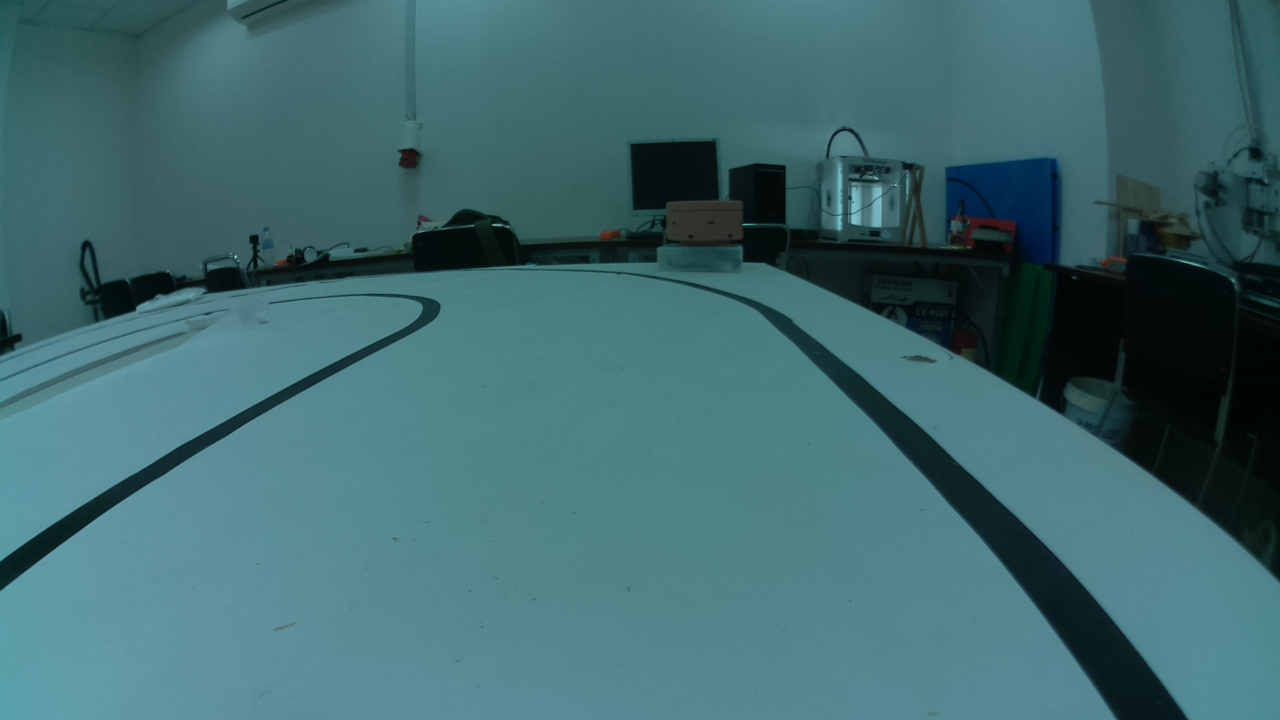
#> input picture TestingImage/Image0.jpg, 1280 x 720 px, given in place of Image81.jpg, which was not available
$ jupyter execute --allow-errors GenerateFig.ipynb
#> lines starting #> are read from the running program, lines starting #| are printed output that depends on the picture; pictures that were not available may be replaced by others from this repository, and a replacement may not be noted
### ImageFrame.py
#ImageFrame.py

import numpy as np
import pickle as pk
import math

class Frame:
    """get the coordinate to the lines based on the angle, width and hight provided
    """
    def __init__(self, width, height, angle,top_limit,buttom_limit):
#> called with width = 1280, height = 720, angle = 5, top_limit = 360, buttom_limit = 720
            self.width = width
            self.height = height
            self.angle = angle
            self.tl = top_limit
            self.bl = buttom_limit
            try:
                #if there is a file for that frame, then we don't need to calculate the frame again
                self.fline = self.deSerialize().fline
            except:
                #if file is not found (That what the exception are for), then we calculate using get_frame_coordinate method for the angle
                print('Calculating Frame ...')
                self.fline = {}
                i = 1
                while angle*i < 50: #maximum value of angle
                    tempRight,tempLeft = self.get_frame_coordinate(width=self.width,h=self.height,theta=angle*i,tl=top_limit,bl=buttom_limit)
                    self.fline[str(2*i-1)] = tempRight #saving the temp right to 1,3,5,7 ...
                    self.fline[str(2*i)] = tempLeft    #saving the temp left to  2,4,6,8 ...
                    i = i+1
#> further down, img is the input picture: shape (720, 1280, 3); mean R, G, B 64.2, 106.2, 111.3
                self.serialize()
                print('Done!')

    def get_frame_coordinate(self,width,h,theta,tl,bl):
        h=bl
        height = int(h-tl)
        print('angle = '+str(theta)+', width='+str(width)+', start h='+str(bl)+', end h='+str(height))
        tan = math.tan(math.radians(theta))         #calcuate the tan value of that angle
        lr = np.zeros([int(width/2),2])
        lr[0]=[int(width/2)-1,h-1]  #init the first point of the right line ex (640/2) and (720-1)
        ll = np.zeros([int(width/2),2])
        ll[0] =[int(width/2)-1,h-1]   #init the first point of the left line ex same as above

        for iter in range(1,int(width/2)):      #looping the horizontal axis starting from 1
            for jter in range(1,height):        #looping the vertical axis starting from 1
                test = np.abs([tan-jter/iter])  #calculte the error between tangen and the actual value
                if test[0]<0.01:                #if the error is small push that values of right line and left line
                    lr[iter] = [int(width/2+iter-1),int(h-jter+1-1)]
                    ll[iter] = [int(width/2-iter-1),int(h-jter+1-1)]
                    break
                elif jter==height-1:                           #else the last value will be used
                    if lr[iter-1][1] > h-tl+2:
                        lr[iter] = [int(width/2+iter-1),lr[iter-1][1]]
                        ll[iter] = [int(width/2-iter-1),ll[iter-1][1]]
                    break

        return lr,ll

    # this function is use the get data from the image and return data masked by the frame
    # for function with numba jit, this function is depricated.
    # [8 lines left out: function get_data, not called in this run]

    #save lines_frame to Pkl as 'frame.pkl'
    def serialize(self):
        with open(('Frame/'+str(self.width)+'x'+str(self.height)+'_'+str(self.angle)+'_'+str(self.tl)+'_'+str(self.bl)+'frame.pkl'), 'wb') as f:
            pk.dump(self, f)

    def deSerialize(self):
        with open(('Frame/'+str(self.width)+'x'+str(self.height)+'_'+str(self.angle)+'_'+str(self.tl)+'_'+str(self.bl)+'frame.pkl'), 'rb') as f:
            print('load CVS file successfully')
            return pk.load(f)


### EdgeFinderV4.py
#EdgeFinderV4.py

import numpy as np
import matplotlib.pyplot as plt
from ImageFrame import Frame
from numba import njit

class BoundaryDetector:
    def __init__(self,img,kernal,frame,T_hold) -> None:
#> called with kernal = array of shape (7,), T_hold = 70
        self.img = img
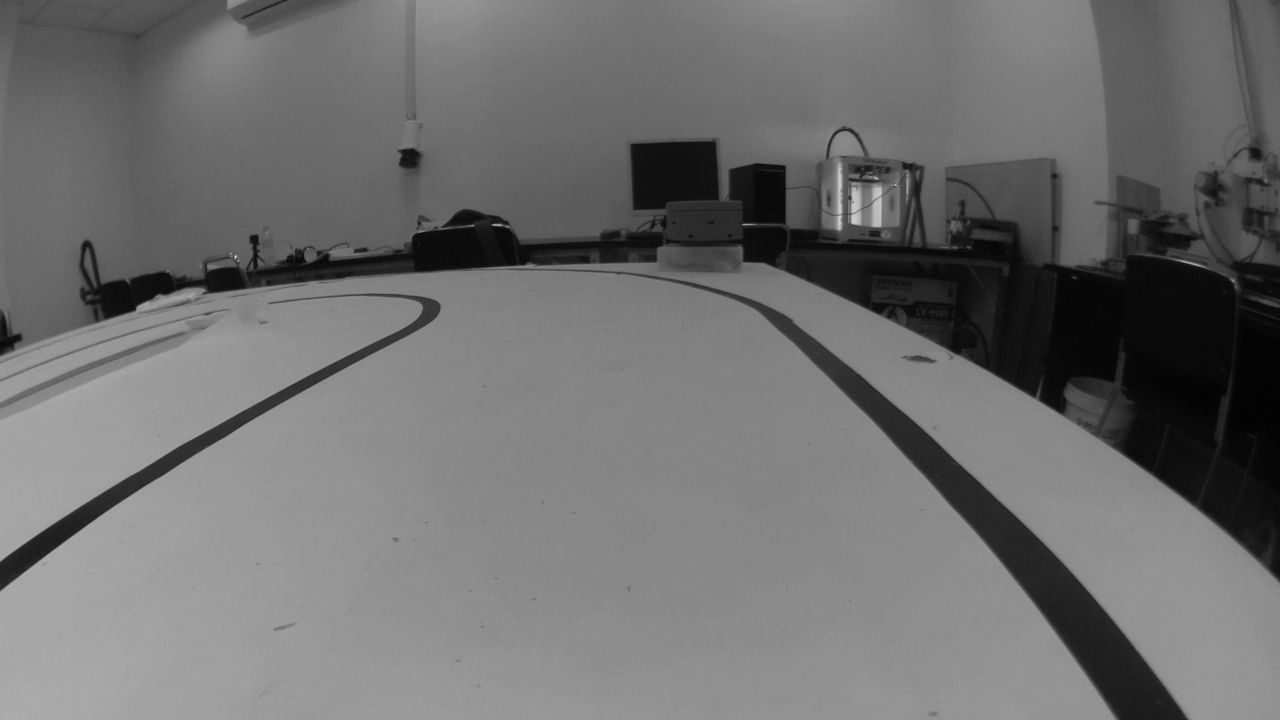
#> self.img: shape (720, 1280); min 0, max 227, mean 111.3
        self.kernal = kernal
        self.threshold = T_hold
        self.frame1 = np.array(list(frame.fline.values()))
        self.frame = frame
        self.sample_point = np.zeros([len(frame.fline),2])
        self.boundary, self.conv_resutl= self.find_boundary(self.img,self.kernal,self.frame1,self.threshold,self.sample_point)
#> self.boundary = 18 rows, first 8: [1087, 685], [0, 0], [1062, 649], [0, 0], [1038, 617], [289, 629], [1014, 587], [93, 526]
#> `P = BP.boundary`: P has the same summary as self.boundary in __init__
#Jit complie here
    @staticmethod
    @njit(nogil=True)
    def find_boundary(img,kernal,frame1,threshold,SP):
        points = np.empty_like(SP)
        conv_result = np.zeros_like(frame1[:,:,0])

        for num,fline in enumerate(frame1):
                detection = False
                i =0
                for t in range(20,fline.shape[0]):      #looping through all the lines
                    #if value or size over the image : skip to next line
                    if t+kernal.size > len(fline):
                        break
                    if fline[t+kernal.size-1][0]==0:
                        break
                    #Populate data and convolution in a single line
                    conv_result[num][i] = np.abs(np.sum(kernal*np.array([img[int(y),int(x)] for x,y in fline[t:t+kernal.size]])))
                    #Check the result with threshold
                    if conv_result[num][i] > threshold:
                        points[num]=fline[t]
                        detection = True #flag for condition below
                        break
                    i = i + 1 #counter for iterating conv_result
                if not detection:
                    points[num]=np.array([0,0])
                    detection = False
        return points,conv_result
#Jit end pre-compile here

    # [29 lines left out: functions ploting_onImage, ploting_onGraph, not called in this run]

### controll_angle_functions.py
from numba import njit
import numpy as np

@njit
def false_double_side_check(temp_array,a):
    v1 = temp_array[a-1] - temp_array[a-3]
    v2 = temp_array[a-2] - temp_array[a-4]
    product = (v1[0]/v1[1])*(v2[0]/v2[1])
    if product <= 0:
        return np.array([0.0,0.0])
    else:
        angle1 = np.degrees(np.arctan(v1[0]/v1[1]))
        angle2 = np.degrees(np.arctan(v2[0]/v2[1]))
        return np.array([angle1,angle2])
@njit
def calculate_mid(temp_array,a):
    mp_1 = (temp_array[1] + temp_array[0])/2.0
    mp_2 = (temp_array[3] + temp_array[2])/2.0
    mp_3 = (temp_array[5] + temp_array[4])/2.0
    a_mp_1 = np.degrees(np.arctan((mp_1[0]-640)/mp_1[1]))
    a_mp_2 = np.degrees(np.arctan((mp_2[0]-640)/mp_2[1]))
    a_mp_3 = np.degrees(np.arctan((mp_3[0]-640)/mp_3[1]))
    return np.array([a_mp_1,a_mp_2,a_mp_3])
# [41 lines left out: functions calculate_side, single_side_check, not called in this run]

@njit
def get_angle(boundary_points,w,h):
    lenght_of_array = len(boundary_points[:,0])
    temp_array = np.zeros_like(boundary_points)
    a = 0
    for n in range(0,lenght_of_array,2):
        if np.mean(boundary_points[n]) and np.mean(boundary_points[n+1]): #check for pairs
            temp_array[a]=boundary_points[n]
            temp_array[a+1] = boundary_points[n+1]
            a = a+2
        if a >= 6:
            #check before calculating mid-points
            temp_array[:a,1] = h - temp_array[:a,1]
            check =  false_double_side_check(temp_array,a)
            if check[0] :
                return 2,check,temp_array# return the angle and points of the checks
            return 1,calculate_mid(temp_array,a),temp_array
    cp_boundary_points = np.copy(boundary_points)
    a,b= single_side_check(cp_boundary_points,h)
    if a[0][0]:
        return 3,a[0],b
    else:
        return 4,a[0],b

### DebuggingCodes/GenerateFig.ipynb
[cell 1]
import numpy as np
from PIL import Image, ImageFilter, ImageOps
from ImageFrame import Frame
from EdgeFinderV4 import BoundaryDetector as BD2
import timeit
import cv2 as cv
import matplotlib.pylab as plt
from controll_angle_functions import get_angle

[cell 2]
""" Case Fig3.7 DES:
    (1)IMAGE of case1 bothside different lane
    (2)IMAGE of case2 bothside same lane
    (3)IMAGE single side
    *note : have boundary points and title "case 1" ...
"""
frame1 = Frame(1280,720,5,720/2,720)
#fig, ax = plt.subplots(1,3,figsize=(int(19/4*3),int(25/8)))
fig, ax = plt.subplots(2,1,figsize=(10,15))

imgs_list = [70,65,81]
#> (the rest of this cell did not finish here and is left out)


$ run again, on TestingImage/Image102.jpg
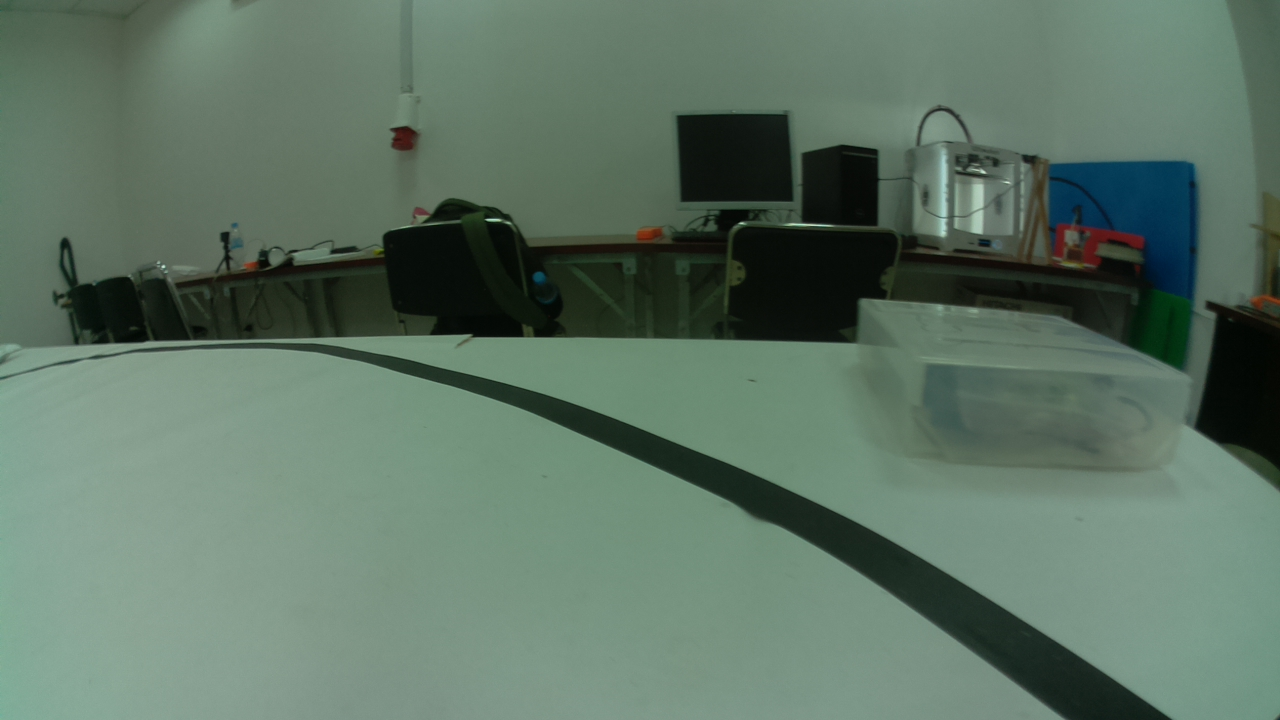
#> input picture TestingImage/Image102.jpg, 1280 x 720 px, given in place of Image81.jpg, which was not available
#> img is the input picture: shape (720, 1280, 3); mean R, G, B 93.9, 116.1, 100.8
#> in __init__, `self.img = img`:
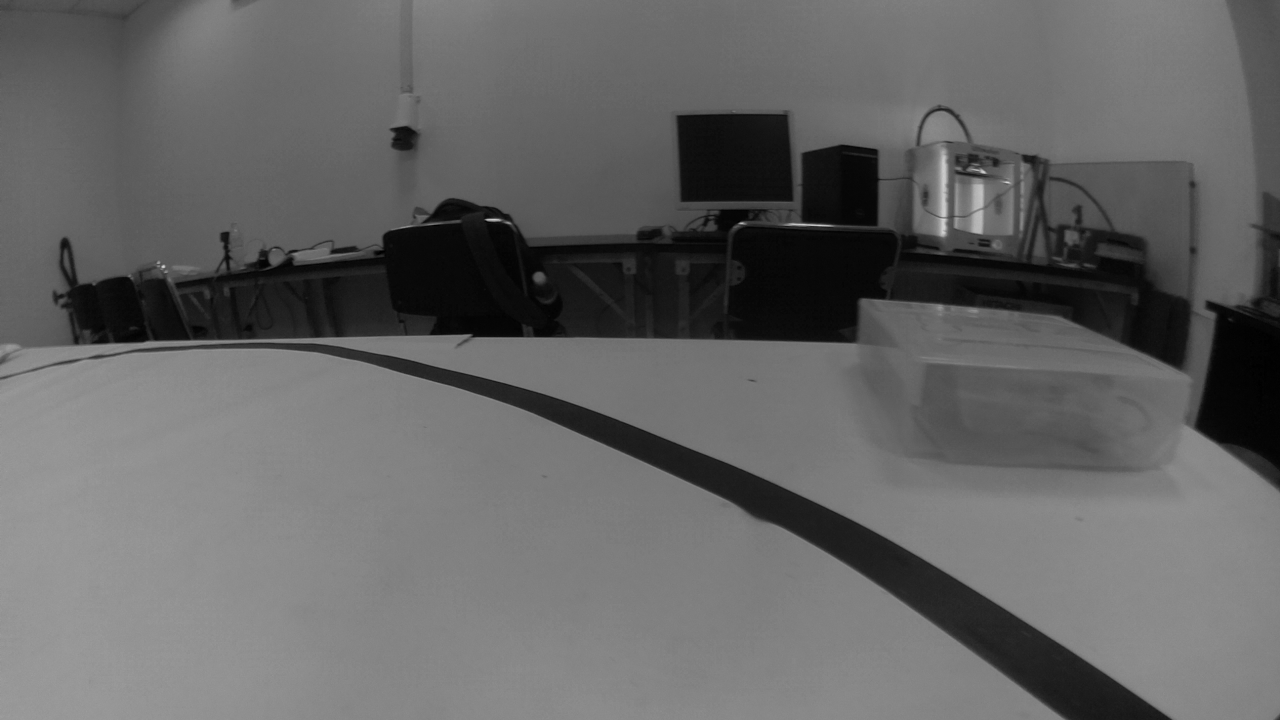
#> self.img: shape (720, 1280); min 0, max 214, mean 100.8
#> self.boundary = 18 rows, first 8: [1019, 690], [0, 0], [982, 662], [0, 0], [949, 640], [0, 0], [921, 620], [0, 0]
#> P has the same summary as self.boundary in __init__

$ run again, on TestingImage/Image103.jpg
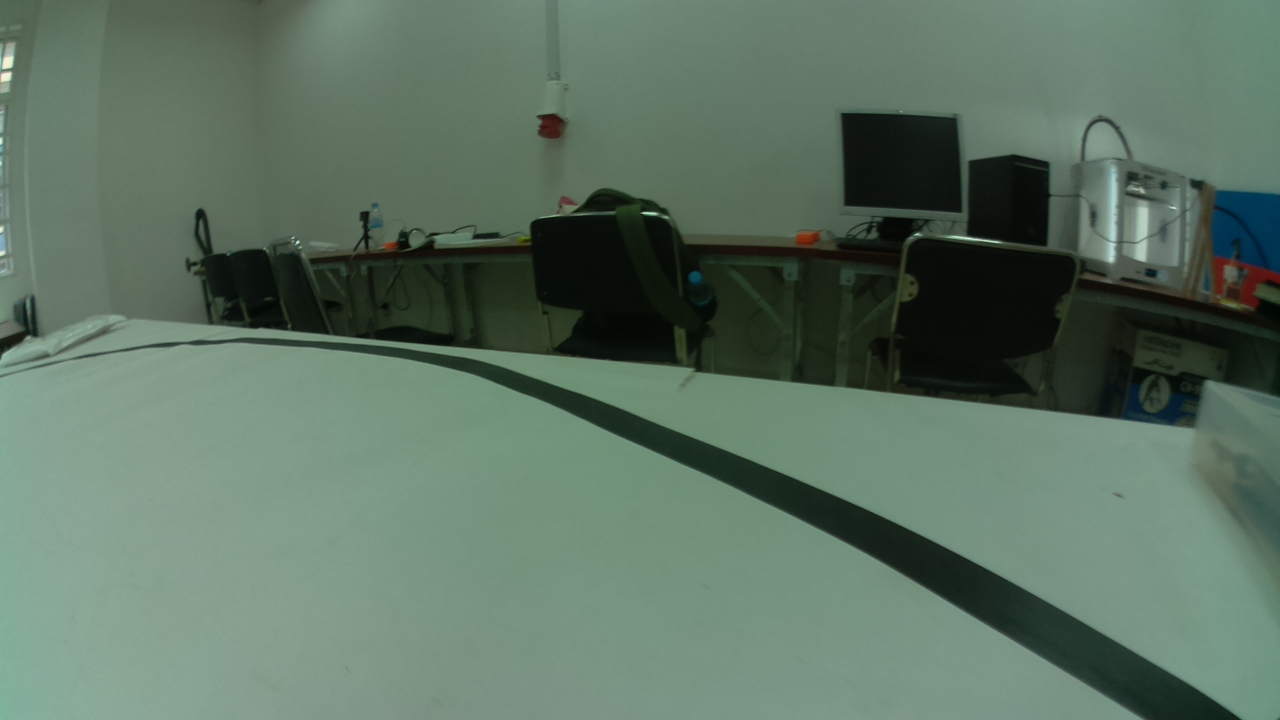
#> input picture TestingImage/Image103.jpg, 1280 x 720 px, given in place of Image81.jpg, which was not available
#> img is the input picture: shape (720, 1280, 3); mean R, G, B 92.9, 114.6, 99
#> in __init__, `self.img = img`:
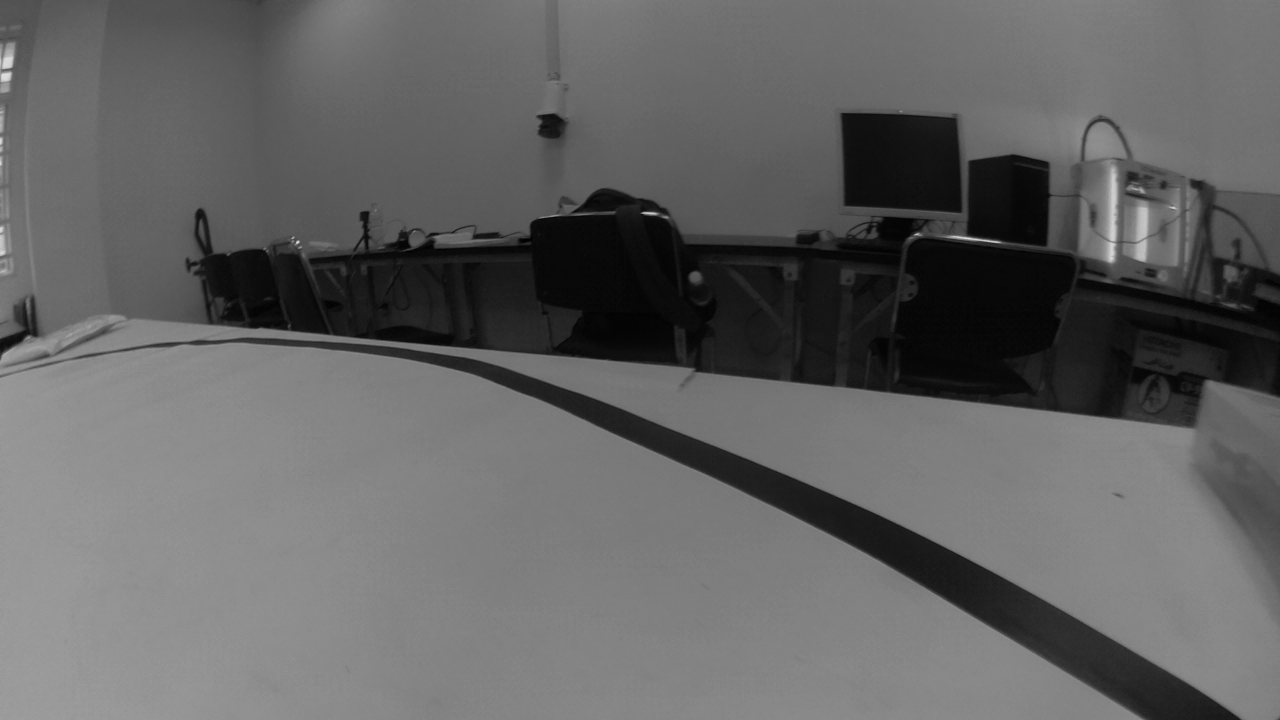
#> self.img: shape (720, 1280); min 0, max 221, mean 99
#> self.boundary = 18 rows, first 8: [1083, 685], [0, 0], [1031, 654], [0, 0], [987, 630], [0, 0], [952, 609], [0, 0]
#> P has the same summary as self.boundary in __init__
